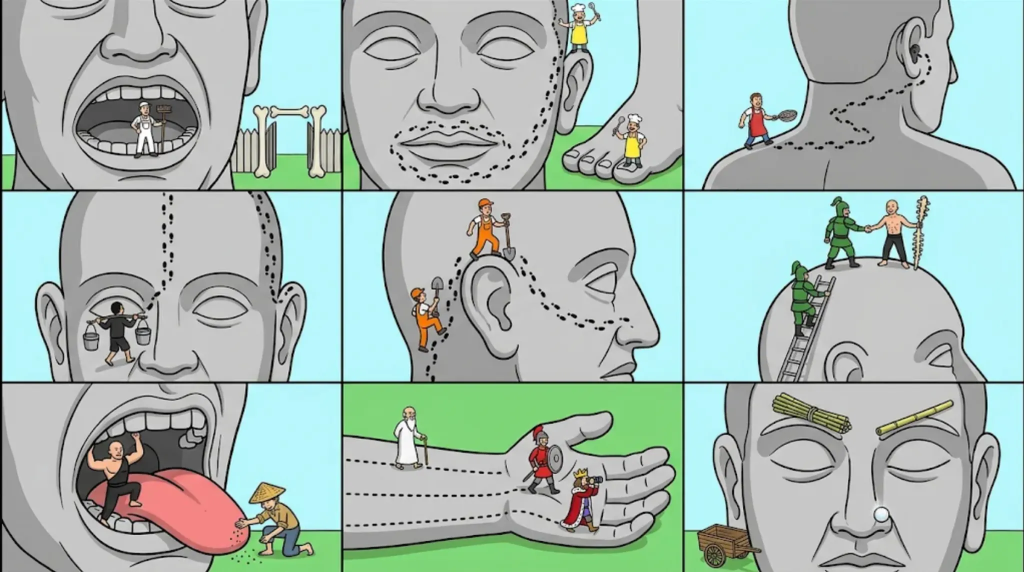
#> input picture src/lessons/design/new-gr-09/base_v1.webp, 2048 x 1144 px, given in place of v1.png, which was not available (shown at 1/2 size)
$ python bead_v2.py
#> lines starting #> are read from the running program, lines starting #| are printed output that depends on the picture; after the words box and inside, x2 and y2 are one past the last pixel; in counts of white or black regions, pixels touching at a corner belong together
# new-gr-09 v1 -> v2: 아홉째 칸 흰 구슬을 콧방울 옆에서 코끝(素髎 = 鼻準)으로 옮김
#  원래 구슬 자리는 둘레 밝은 회색 중앙값으로 메우고 가장자리를 흐림, 끊긴 코 오른쪽 선을 콧방울까지 이어 그림, 코끝에 새 구슬
import numpy as np
from PIL import Image, ImageDraw, ImageFilter
SP='/tmp/claude-0/-home-claude/91c49767-1855-5af0-baa3-ba9f1f0c98dc/scratchpad/new-gr-09/'
D='/home/claude/s7/work/src/lessons/design/new-gr-09/'
import sys
SRC,V=(sys.argv[1],sys.argv[2]) if len(sys.argv)>2 else ('v1.png','2')  # v5: python3 bead_v2.py v5a.png 5
im=Image.open(SP+SRC).convert('RGB'); a=np.asarray(im).astype(int)
#> further down, im is the input picture: PIL image 2048x1144 RGB; mean R, G, B 166.9, 186.7, 179.8
cx0,cy0,r0=1763,1028,19
yy,xx=np.mgrid[0:a.shape[0],0:a.shape[1]]; dist=np.hypot(xx-cx0,yy-cy0)
ring=a[(dist>r0+2)&(dist<r0+10)]; ring=ring[ring.sum(1)>450]
#> after `ring = a[(dist > r0 + 2) & (dist < r0 + 10)]`: ring = 1244 rows, first 8: [200, 201, 198], [191, 191, 189], [184, 184, 182], [180, 181, 178], [177, 177, 177], [176, 176, 176], [176, 176, 176], [173, 173, 173]
#> after `ring = ring[ring.sum(1) > 450]`: ring = 1149 rows, first 8: [200, 201, 198], [191, 191, 189], [184, 184, 182], [180, 181, 178], [177, 177, 177], [176, 176, 176], [176, 176, 176], [173, 173, 173]
med=np.median(ring,axis=0); print('fill',med)
#> after `med = np.median(ring, axis=0)`: med = [200, 200, 200]
#| fill [200. 200. 200.]
b=a.copy(); b[dist<=r0]=med
out=Image.fromarray(b.astype('uint8'))
m=Image.new('L',out.size,0); ImageDraw.Draw(m).ellipse((cx0-r0-3,cy0-r0-3,cx0+r0+3,cy0+r0+3),fill=255)
#> after `m = Image.new('L', out.size, 0)`: m: PIL image 2048x1144 L; every value is 0
#> after `ImageDraw.Draw(m).ellipse((cx0 - r0 - 3, cy0 - r0 - 3, cx0 + r0 + 3, c`:
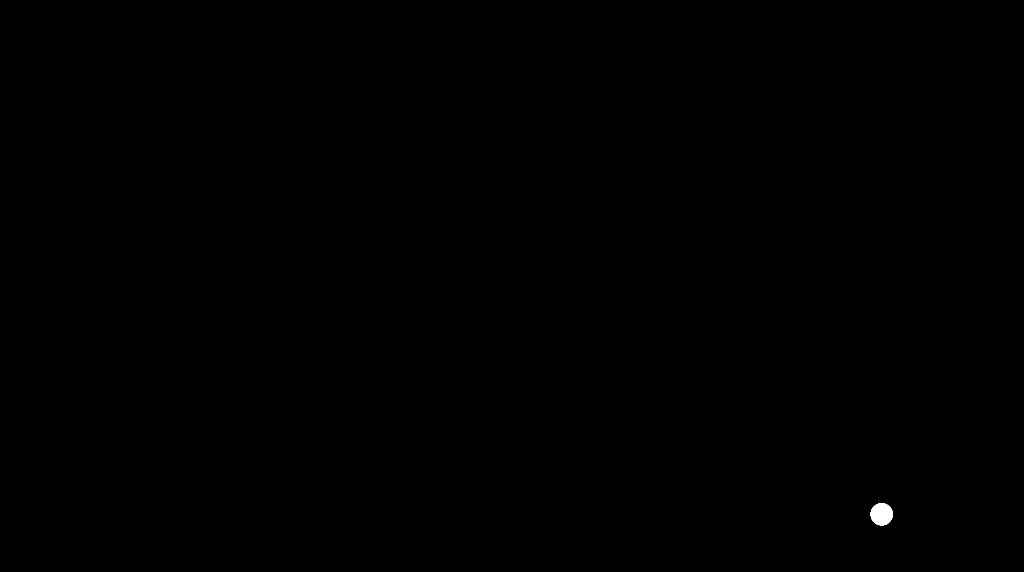
#> m: PIL image 2048x1144 L (shown at 1/2 size); 0.07% white; 1 white region, box (x1, y1, x2, y2) and area: (1741, 1006, 1786, 1051) 1581
out=Image.composite(out.filter(ImageFilter.GaussianBlur(2)),out,m.filter(ImageFilter.GaussianBlur(2)))
d=ImageDraw.Draw(out)
P=[(1752,994),(1754,1008),(1756,1021)]
def cat(P,n=12):
#> called with n = 12
    Q=[P[0]]+P+[P[-1]]; o=[]
    for i in range(1,len(Q)-2):
        p0,p1,p2,p3=[np.array(q,float) for q in Q[i-1:i+3]]
        for t in np.linspace(0,1,n,endpoint=False):
            o.append(tuple(0.5*((2*p1)+(-p0+p2)*t+(2*p0-5*p1+4*p2-p3)*t*t+(-p0+3*p1-3*p2+p3)*t**3)))
    return o+[P[-1]]
d.line(cat(P),fill=(35,35,35),width=3,joint='curve')
cx,cy,r=1716,1044,17
d.ellipse((cx-r-3,cy-r-3,cx+r+3,cy+r+3),fill=(20,20,20))
d.ellipse((cx-r,cy-r,cx+r,cy+r),fill=(246,248,250))
d.ellipse((cx-r+5,cy-r+4,cx-r+13,cy-r+11),fill=(255,255,255))
d.arc((cx-r+3,cy-r+3,cx+r-3,cy+r-3),20,120,fill=(190,196,205),width=3)
out.save(D+f'base_v{V}.webp',quality=80); out.save(SP+f'v{V}.png')
out.crop((1600,950,1850,1120)).resize((500,340)).save(SP+'../g9_bead.png')
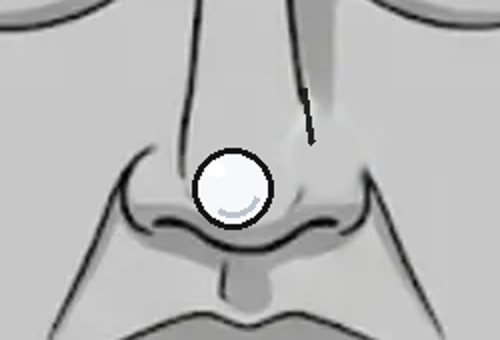
#> saved as g9_bead.png: PIL image 500x340 RGB; mean R, G, B 182.8, 182.9, 182.8

$ run again, on src/lessons/design/mer-05/base_v1.webp
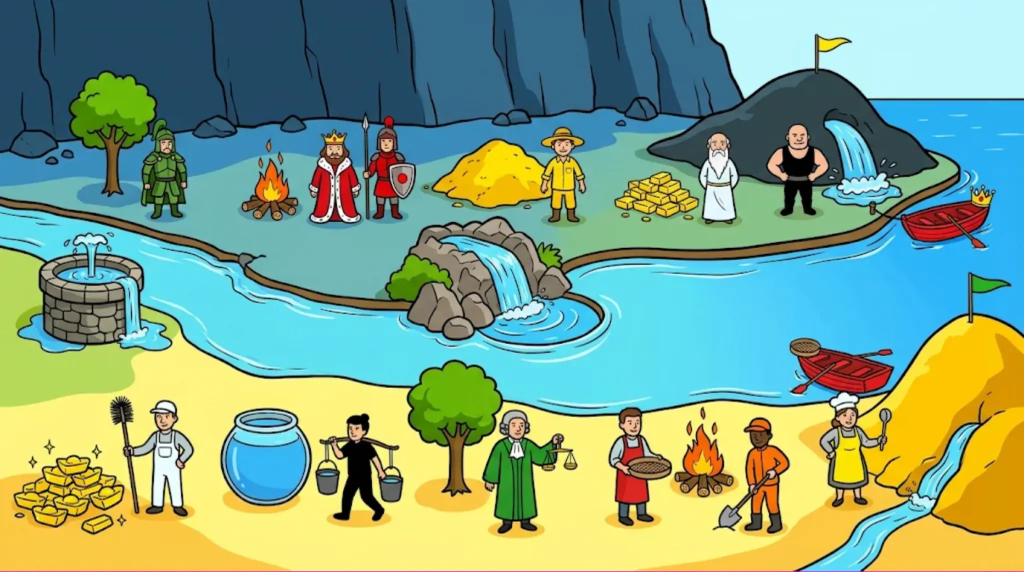
#> input picture src/lessons/design/mer-05/base_v1.webp, 2048 x 1144 px, found by its file name (shown at 1/2 size)
#> im is the input picture: PIL image 2048x1144 RGB; mean R, G, B 130, 164.1, 133.3
#> ring = 1244 rows, first 8: [251, 202, 66], [251, 202, 66], [251, 202, 66], [251, 202, 66], [250, 201, 65], [250, 201, 65], [250, 201, 65], [250, 201, 65]
#> ring = 1103 rows, first 8: [251, 202, 66], [251, 202, 66], [251, 202, 66], [251, 202, 66], [250, 201, 65], [250, 201, 65], [250, 201, 65], [250, 201, 65]
#> med = [141, 206, 220]
#| fill [141. 206. 220.]
#> m: PIL image 2048x1144 L; every value is 0
#> m: PIL image 2048x1144 L; 0.07% white; 1 white region, box (x1, y1, x2, y2) and area: (1741, 1006, 1786, 1051) 1581
#> `out.crop((1600,950,1850,1120)).resize((500,340)).save(SP+'../g9_bead.p..`:
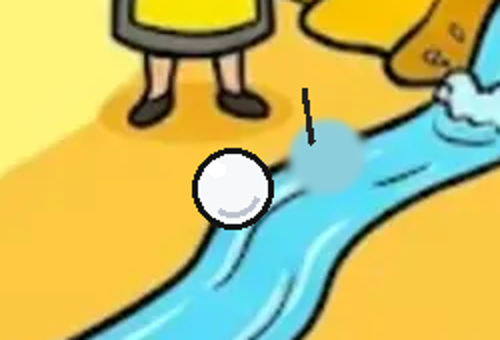
#> saved as g9_bead.png: PIL image 500x340 RGB; mean R, G, B 192.3, 188, 107.5
